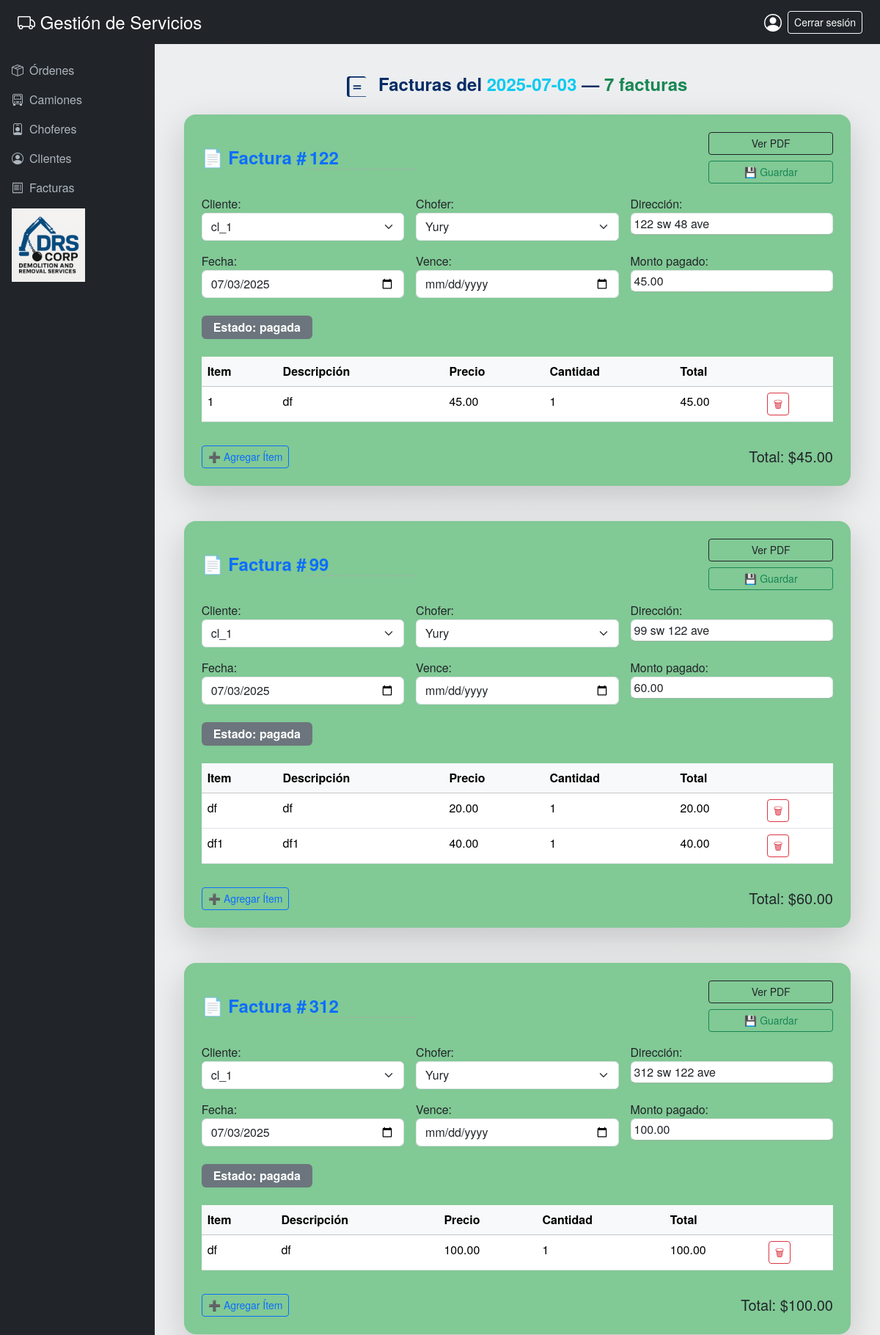
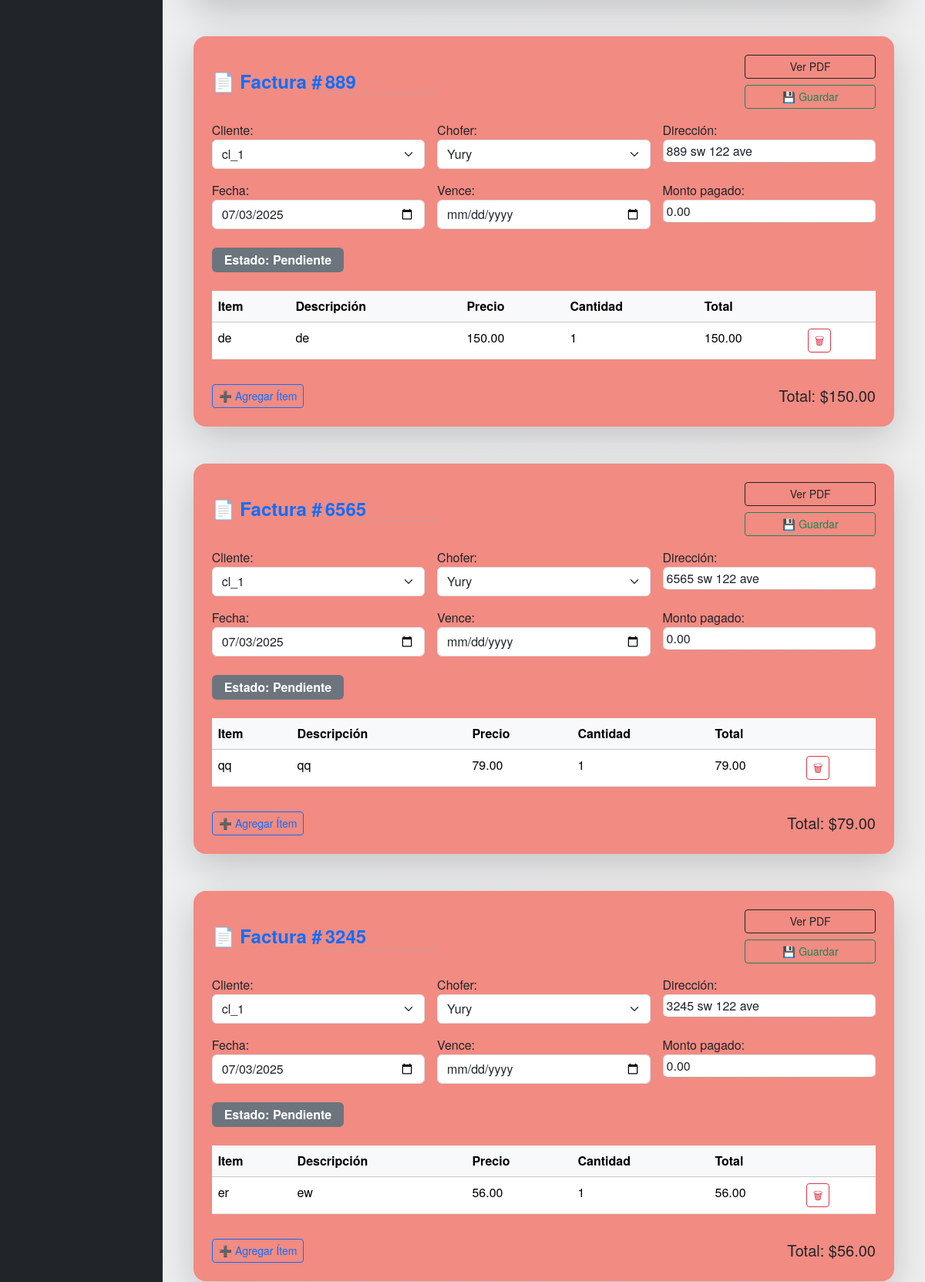
Screenshot of /facturas/dia/2025-07-03 (upper part) with the database file from the repository (2 pictures, top to bottom).
### app/models.py (models this page shows, shortened)
class Factura(db.Model):
    id = db.Column(db.Integer, primary_key=True)
    numero = db.Column(db.String(20), unique=True, nullable=False)
    direccion = db.Column(db.String(256), nullable=False)
    fecha = db.Column(db.Date, nullable=False)
    due_date = db.Column(db.Date, nullable=True)
    monto_total = db.Column(db.Float, nullable=False)
    monto_pagado = db.Column(db.Float, nullable=False, default=0.0)
    estado = db.Column(db.String(50), default='Pendiente')  # 👈 nuevo campo
    cliente_id = db.Column(db.Integer, db.ForeignKey('cliente.id'), nullable=False)
    camion_id = db.Column(db.Integer, db.ForeignKey('camion.id'), nullable=True)
    chofer_id = db.Column(db.Integer, db.ForeignKey('chofer.id'), nullable=True)
    cliente = db.relationship("Cliente", backref="facturas")
    items = db.relationship("FacturaItem", backref="factura", lazy=True, cascade="all, delete-orphan")

class FacturaItem(db.Model):
    id = db.Column(db.Integer, primary_key=True)
    factura_id = db.Column(db.Integer, db.ForeignKey('factura.id'), nullable=False)
    item = db.Column(db.String(128), nullable=False)         # Nombre corto
    descripcion = db.Column(db.String(256), nullable=True)
    precio_unitario = db.Column(db.Float, nullable=False)
    cantidad = db.Column(db.Integer, nullable=False)
    @property
    def total(self):
        return self.precio_unitario * self.cantidad

### app/routes.py (the view)
@app.route('/facturas/dia/<fecha>')
def facturas_por_dia(fecha):
    from datetime import datetime
    fecha_dt = datetime.strptime(fecha, '%Y-%m-%d').date()
    facturas = Factura.query.filter_by(fecha=fecha_dt).all()
    clientes = Cliente.query.order_by(Cliente.nombre).all()
    choferes = Chofer.query.all()
    return render_template('facturas_por_dia.html', facturas=facturas, fecha=fecha_dt, clientes=clientes, choferes=choferes)

### app/templates/facturas_por_dia.html (shortened to what this page needs)
{% extends "layout.html" %}
{% block content %}
<div class="text-center my-4 px-2">
  <h1 class="fw-bold text-primary-emphasis fs-4 fs-md-3 text-wrap">
    Facturas del <span class="text-info">{{ fecha }}</span> —
    <span class="text-success">{{ facturas|length }} factura{{ 's' if facturas|length != 1 }}</span>
  </h1>
</div>
<div id="facturas-container" class="container px-2 px-sm-4 my-4">
  {% for factura in facturas %}
  <div class="libreta card border-0 shadow-lg rounded-4 p-3 p-sm-4 mb-5
              {% if factura.estado|lower == 'pendiente' %}estado-pendiente
              {% elif factura.estado|lower == 'enviada' %}estado-enviada
              {% elif factura.estado|lower == 'pagada' %}estado-pagada
              {% endif %}" data-factura-id="{{ factura.id }}">
    <div class="d-flex flex-column flex-md-row align-items-start align-items-md-center justify-content-between gap-2 gap-md-4 mb-3">
      <h4 class="fw-bold text-primary mb-0">📄 Factura #<span contenteditable="true" class="editable factura-numero">{{ factura.numero }}</span></h4>
      <div class="d-flex flex-wrap gap-2">
        <a href="/factura/{{ factura.id }}/pdf" target="_blank" class="btn btn-sm btn-outline-dark w-100 w-md-auto">Ver PDF</a>
        <button class="btn btn-sm btn-outline-success guardar-btn w-100 w-md-auto">💾 Guardar</button>
      </div>
    </div>
    <div class="row g-3">
      <div class="col-12 col-md-4">
        <label>Cliente:</label>
        <select class="form-select factura-cliente-select">
          {% for cliente in clientes %}
            <option value="{{ cliente.id }}" {% if factura.cliente and cliente.id == factura.cliente.id %}selected{% endif %}>{{ cliente.nombre }}</option>
          {% endfor %}
        </select>
      </div>
      <div class="col-12 col-md-4">
        <label>Chofer:</label>
        <select class="form-select factura-chofer-select">
          {% for chofer in choferes %}
            <option value="{{ chofer.id }}" {% if factura.chofer and chofer.id == factura.chofer.id %}selected{% endif %}>{{ chofer.nombre }}</option>
          {% endfor %}
        </select>
      </div>
      <div class="col-12 col-md-4">
        <label>Dirección:</label>
        <span contenteditable="true" class="editable form-control factura-direccion">{{ factura.direccion or '' }}</span>
      </div>
      <div class="col-12 col-md-4">
        <label>Fecha:</label>
        <input type="date" class="form-control factura-fecha" value="{{ factura.fecha }}">
      </div>
      <div class="col-12 col-md-4">
        <label>Vence:</label>
        <input type="date" class="form-control factura-due-date" value="{{ factura.due_date or "" }}">
      </div>
      <div class="col-12 col-md-4">
        <label>Monto pagado:</label>
        <span contenteditable="true" class="editable form-control factura-monto-pagado">{{ "%.2f"|format(factura.monto_pagado or 0.0) }}</span>
      </div>
    </div>
    <div class="mt-4">
      <span class="badge bg-secondary px-3 py-2 fs-6">Estado: <strong>{{ factura.estado }}</strong></span>
    </div>
    <div class="table-responsive mt-4">
      <table class="table table-hover factura-items-table">
        <thead class="table-light">
          <tr>
            <th>Item</th>
            <th>Descripción</th>
            <th>Precio</th>
            <th>Cantidad</th>
            <th>Total</th>
            <th></th>
          </tr>
        </thead>
        <tbody>
          {% if factura.items %}
            {% for item in factura.items %}
            <tr>
              <td contenteditable="true" class="item-nombre">{{ item.item }}</td>
              <td contenteditable="true" class="item-desc">{{ item.descripcion }}</td>
              <td contenteditable="true" class="item-precio">{{ "%.2f"|format(item.precio_unitario) }}</td>
              <td contenteditable="true" class="item-cantidad">{{ item.cantidad }}</td>
              <td class="item-total">{{ "%.2f"|format(item.total) }}</td>
              <td><button class="btn btn-sm btn-outline-danger btn-eliminar-item">🗑</button></td>
            </tr>
            {% endfor %}
          {% endif %}
        </tbody>
      </table>
    </div>
    <div class="d-flex justify-content-between align-items-center mt-3 flex-column flex-sm-row gap-2">
      <button class="btn btn-sm btn-outline-primary btn-agregar-item">➕ Agregar Ítem</button>
      <h5 class="mb-0">Total: $<span class="factura-total">{{ "%.2f"|format(factura.monto_total) }}</span></h5>
    </div>
  </div>
  {% else %}
    <p class="text-center text-muted mt-5">No hay facturas para este día.</p>
  {% endfor %}
</div>
{% endblock %}

### app/templates/layout.html (style rules this page uses)
body { background: linear-gradient(to bottom right, #eceef0, #eeeeee); background-attachment: fixed; font-family: 'Helvetica Neue', sans-serif; display: flex; flex-direction: column; height: 100vh; margin: 0; }
.editable { border-bottom: 1px dashed #aaa; cursor: text; min-width: 150px; display: inline-block; padding: 2px 4px; white-space: nowrap; }
.estado-pendiente { background-color: #f28b82; }
.estado-pagada { background-color: #81c995; }

### rows the page displays
Factura: numero "122", direccion "122 sw 48 ave", fecha "07/03/2025", monto_pagado "45.00", estado "pagada", monto_total "45.00"
FacturaItem: item "1", descripcion "df", precio_unitario "45.00", cantidad "1", total "45.00"
Factura: numero "99", direccion "99 sw 122 ave", fecha "07/03/2025", monto_pagado "60.00", estado "pagada", monto_total "60.00"
FacturaItem: item "df", descripcion "df", precio_unitario "20.00", cantidad "1", total "20.00"
FacturaItem: item "df1", descripcion "df1", precio_unitario "40.00", cantidad "1", total "40.00"
Factura: numero "312", direccion "312 sw 122 ave", fecha "07/03/2025", monto_pagado "100.00", estado "pagada", monto_total "100.00"
FacturaItem: item "df", descripcion "df", precio_unitario "100.00", cantidad "1", total "100.00"
Factura: numero "889", direccion "889 sw 122 ave", fecha "07/03/2025", monto_pagado "0.00", estado "Pendiente", monto_total "150.00"
FacturaItem: item "de", descripcion "de", precio_unitario "150.00", cantidad "1", total "150.00"
Factura: numero "6565", direccion "6565 sw 122 ave", fecha "07/03/2025", monto_pagado "0.00", estado "Pendiente", monto_total "79.00"
FacturaItem: item "qq", descripcion "qq", precio_unitario "79.00", cantidad "1", total "79.00"
Factura: numero "3245", direccion "3245 sw 122 ave", fecha "07/03/2025", monto_pagado "0.00", estado "Pendiente", monto_total "56.00"
FacturaItem: item "er", descripcion "ew", precio_unitario "56.00", cantidad "1", total "56.00"

### other values shown
{{ fecha }} "2025-07-03"
{{ facturas|length }} "7"
{{ 's' if facturas|length != 1 }} "s"
form field value "cl_1"
form field value "Yury"
